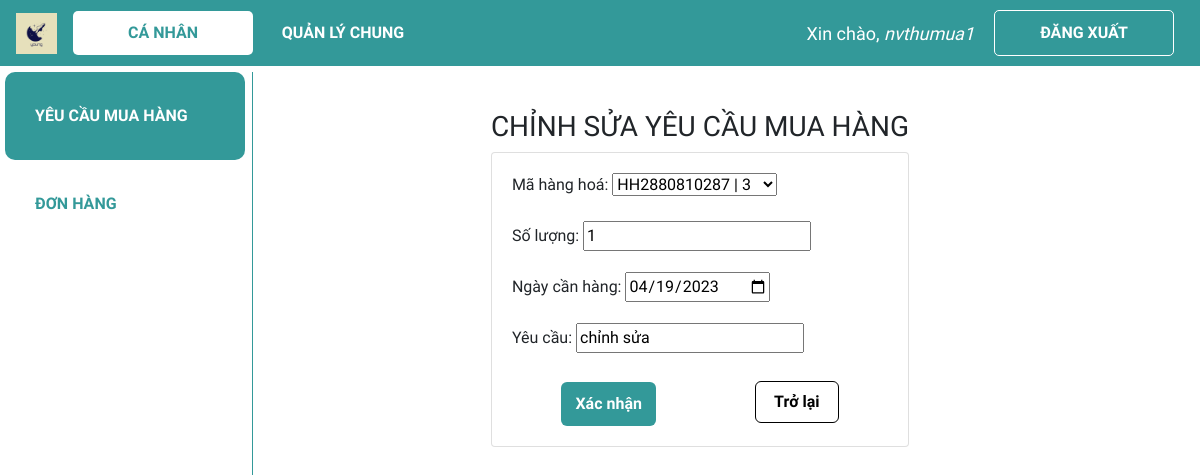
Screenshot of /ca_nhan/sua_pr/PR7777673600-HH2880810287 (signed in) with the database file from the repository.
### web_core/models.py (models this page shows, shortened)
class PR_HH(models.Model):
    danh_muc_trang_thai = (
        ('Chờ phân công', 'Chờ phân công'),
        ('Đang thực hiện', 'Đang thực hiện'),
        ('Đã hoàn thành', 'Đã hoàn thành'),
    )
    ma_PR = models.ForeignKey(PR, on_delete = models.CASCADE, verbose_name = 'Mã PR', blank = True, null = True)
    ma_hang_hoa = models.ForeignKey(HANGHOA, on_delete=models.SET_NULL, verbose_name = 'Mã hàng hoá', null=True)
    so_luong = models.IntegerField('Số lượng', validators = [MinValueValidator(0)], default = 0)
    ngay_can_hang = models.DateField('Ngày cần hàng', editable = True, blank = True, null = True)
    ngay_cap_nhat = models.DateField('Ngày cập nhật', default = datetime.now)
    yeu_cau = models.CharField('Yêu cầu', max_length = 300, blank = True, null = True)
    trang_thai = models.CharField('Trạng thái PR', max_length = 100, choices=danh_muc_trang_thai, null=True)

### web_core/decorators.py (the view)
    def wrapper_function(request, *args, **kwargs):
        group = None
        if request.user.groups.exists():
            group = request.user.groups.all()[0].name
        if group == 'quanly':
            return redirect('quanli_dspr')
        else:
            print(group)
            return view_func(request, *args, **kwargs)

### web_core/forms.py
class PR_HH_form(ModelForm):
    class Meta:
        model = PR_HH
        fields=['ma_hang_hoa','so_luong','ngay_can_hang','yeu_cau']
        widgets = {
            'ngay_can_hang': DateInput(
            attrs={'type': 'date'},
            format="%Y-%m-%d"
            ),
        }
    def __init__(self, *args, **kwargs):
        super().__init__(*args, **kwargs)
        self.fields["yeu_cau"].required = False

### web_core/models.py (called while the page is built)
    def __str__(self):
        line = str(self.ma_HH) + ' | ' + self.ten_hang_hoa
        return line

### web_core/templatetags/index.py (called while the page is built)
@register.filter
def first_group_name(user):
    groups = user.groups.all()
    if groups:
        return groups[0].name
    return ''

### web_core/views.py (called while the page is built)
@non_admin_only
@login_required(login_url='login')
def edit_pr_canhan(request, ma_PR, ma_HH):
    if ma_PR is None or ma_HH is None:
        return redirect('/dspr_canhan')
    pr_hh = PR_HH.objects.get(ma_PR = ma_PR, ma_hang_hoa = ma_HH)
    pr_hh_form = PR_HH_form(instance=pr_hh)
    if request.method == 'POST':
        pr_hh_form = PR_HH_form(request.POST, instance=pr_hh)
        if pr_hh_form.is_valid():
            pr_hh.ngay_cap_nhat = datetime.now()
            pr_hh_form.save()
            return redirect(f'/ca_nhan/xem_pr/{ma_PR}')
    context = {'pr_hh_form':pr_hh_form, 'ma_PR':ma_PR}
    return render(request,'web_core/edit_pr.html', context)

### web_core/templates/web_core/edit_pr.html (shortened to what this page needs)
{% extends 'web_core/main.html' %}
{% block content %}
<div class="d-flex justify-content-center h-100" style="margin-top:20px;">
    <div class="user_card">
        <div class="d-flex justify-content-center">
            <h3 id="form-title" style="text-align: center;">CHỈNH SỬA YÊU CẦU MUA HÀNG</h3>
        </div>
        <div class="d-flex justify-content-center form_container">
            <div class="card card-body">
                <form action="" method="post">
                    {{pr_hh_form.as_p}}
                    <div class="form-btn">
                        <input type="submit" value="Xác nhận">
                        <a class='btn back-btn' href="{% url 'canhan_xem_pr' ma_PR %}">Trở lại</a>
                    </div>
                </form>
            </div>
        </div>
    </div>
</div>
{% endblock %}

### web_core/templates/web_core/navbar.html (shortened to what this page needs)
{% load static %}
<nav class="navbar navbar-expand-lg my-navbar fixed-top">
    <a href="{% url 'home' %}">
        <img class="navbar-brand" alt="logo-brand" src="{% static 'images/favicon.png' %}" height="50"
            style="padding-bottom: 4px" />
    </a>
    <div class="collapse navbar-collapse" id="navbarNav">
        {% with request.resolver_match.url_name as url_name %}
        <div class="navbar-nav">
            {% load index %}
            {% if request.user|first_group_name != 'quanly' %}
                <a class="nav-item nav-link my-nav-item {% if 'canhan' in url_name %}my-nav-active{% endif %} nav-canhan"
                href="{% url 'canhan_dspr' %}">Cá nhân</a>
            {% endif %}
            <a class="nav-item nav-link my-nav-item {% if 'quanli' in url_name %}my-nav-active{% endif %} nav-quanly"
                href="{% url 'quanli_dspr' %}">Quản lý chung</a>
        </div>
        {% endwith %}
    </div>
    {% with request.resolver_match.url_name as url_name %}
    {% if request.user.is_authenticated %}
    <span class="hello-msg">Xin chào, <span> {{request.user}} </span></span>
    <a class="nav-item nav-link my-nav-item my-btn" href="{% url 'logout' %}">Đăng xuất</a>
    {% else %}
    <a class="nav-item nav-link my-nav-item my-btn {% if url_name == 'login' %}my-nav-active{% endif %}"
        href="{% url 'login' %}">Đăng nhập</a>
    {% endif %}
    {% endwith %}
</nav>

### web_core/static/css/main.css (style rules this page uses)
* { font-family: 'Baloo 2', cursive; }
html, body { margin: 0; padding: 0; height: 100%; overflow-x: hidden; }

### web_core/templates/web_core/navbar.html (style rules this page uses)
.my-navbar.fixed-top { position: fixed; color: #fff; background-color: #399; z-index: 10; }
.my-nav-item { color: #fff; font-weight: bold; padding: 9.6px 16px !important; text-transform: uppercase; border-radius: 5px; width: 180px; text-align: center; }
.my-nav-active, .my-nav-active:hover { color: #399; background-color: #fff; }
.my-btn { border: 1px solid #fff; margin-right: 10px; }
.hello-msg { font-size: 18px; color: #fff; margin-right: 20px; }
.hello-msg>span { font-style: italic; }

### web_core/templates/web_core/edit_pr.html (style rules this page uses)
input[type=submit] { font-weight: bold; background-color: #399; border-radius: 6px; border-width: 0px; color: white; padding: 10px 14px; margin: auto; margin-top: 5px; }
.btn.back-btn { font-weight: bold; background-color: white; border-color: black; border-radius: 6px; border-width: 1px; color: black; padding: 8px 18px; margin: auto; right: 0; }
.form-btn { padding-top: 1%; display: flex; justify-content: center; }

### rows the page displays
PR_HH: ma_hang_hoa "HH2880810287 | 3", so_luong "1", ngay_can_hang "04/19/2023", yeu_cau "chỉnh sửa"

### other values shown
{{ request.user }} "nvthumua1"
